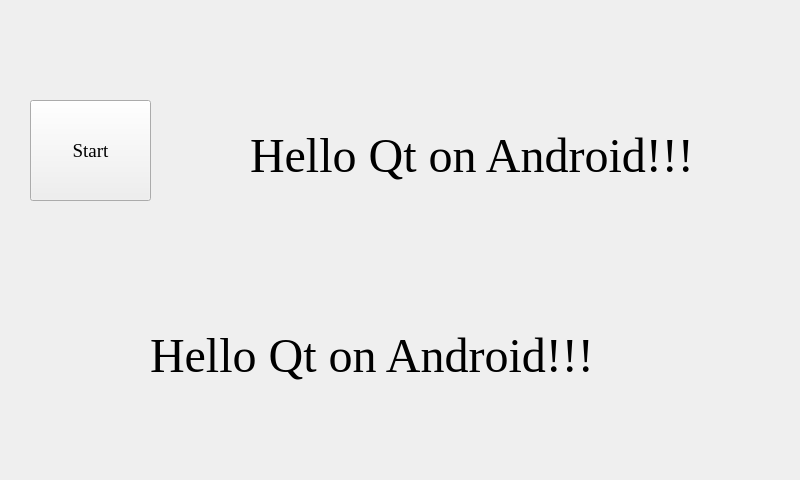
<?xml version="1.0" encoding="UTF-8"?>
<ui version="4.0">
 <class>MainWindow</class>
 <widget class="QMainWindow" name="MainWindow">
  <property name="geometry">
   <rect>
    <x>0</x>
    <y>0</y>
    <width>800</width>
    <height>480</height>
   </rect>
  </property>
  <property name="windowTitle">
   <string>MainWindow</string>
  </property>
  <widget class="QWidget" name="centralWidget">
   <widget class="QPushButton" name="pushButton">
    <property name="geometry">
     <rect>
      <x>30</x>
      <y>100</y>
      <width>121</width>
      <height>101</height>
     </rect>
    </property>
    <property name="font">
     <font>
      <family>Times New Roman</family>
      <pointsize>14</pointsize>
     </font>
    </property>
    <property name="text">
     <string>Start</string>
    </property>
   </widget>
   <widget class="QLabel" name="label">
    <property name="geometry">
     <rect>
      <x>250</x>
      <y>70</y>
      <width>491</width>
      <height>171</height>
     </rect>
    </property>
    <property name="font">
     <font>
      <family>Times New Roman</family>
      <pointsize>36</pointsize>
     </font>
    </property>
    <property name="text">
     <string>Hello Qt on Android!!!</string>
    </property>
   </widget>
   <widget class="QLabel" name="label_2">
    <property name="geometry">
     <rect>
      <x>150</x>
      <y>270</y>
      <width>491</width>
      <height>171</height>
     </rect>
    </property>
    <property name="font">
     <font>
      <family>Times New Roman</family>
      <pointsize>36</pointsize>
     </font>
    </property>
    <property name="text">
     <string>Hello Qt on Android!!!</string>
    </property>
   </widget>
  </widget>
 </widget>
 <layoutdefault spacing="6" margin="11"/>
 <resources/>
 <connections/>
</ui>
